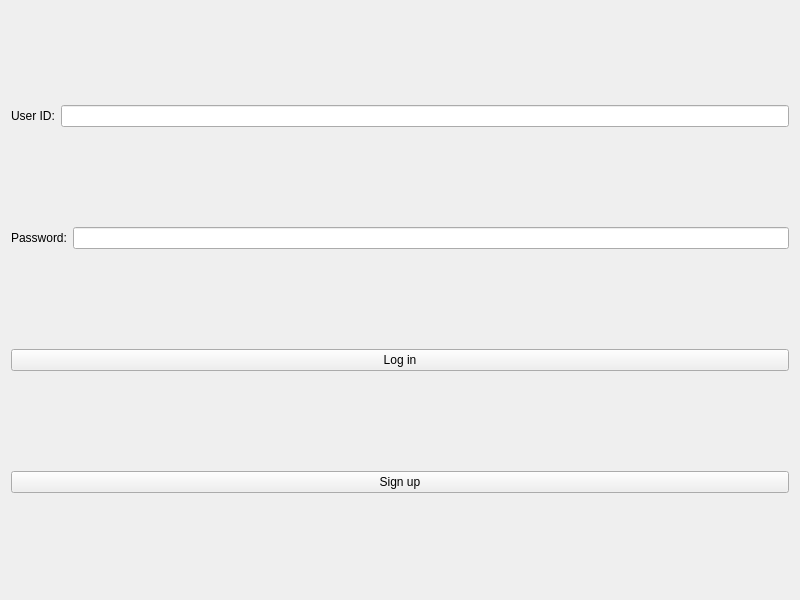
<?xml version="1.0" encoding="UTF-8"?>
<ui version="4.0">
 <class>Widget</class>
 <widget class="QWidget" name="Widget">
  <property name="geometry">
   <rect>
    <x>0</x>
    <y>0</y>
    <width>800</width>
    <height>600</height>
   </rect>
  </property>
  <property name="windowTitle">
   <string>Widget</string>
  </property>
  <layout class="QVBoxLayout" name="verticalLayout">
   <item>
    <layout class="QHBoxLayout" name="horizontalLayout">
     <item>
      <widget class="QLabel" name="label">
       <property name="text">
        <string>User ID:</string>
       </property>
      </widget>
     </item>
     <item>
      <widget class="QLineEdit" name="lineEdit"/>
     </item>
    </layout>
   </item>
   <item>
    <layout class="QHBoxLayout" name="horizontalLayout_2">
     <item>
      <widget class="QLabel" name="label_2">
       <property name="text">
        <string>Password:</string>
       </property>
      </widget>
     </item>
     <item>
      <widget class="QLineEdit" name="lineEdit_2"/>
     </item>
    </layout>
   </item>
   <item>
    <widget class="QPushButton" name="pushButton">
     <property name="text">
      <string>Log in</string>
     </property>
    </widget>
   </item>
   <item>
    <widget class="QPushButton" name="pushButton_2">
     <property name="text">
      <string>Sign up</string>
     </property>
    </widget>
   </item>
  </layout>
 </widget>
 <resources/>
 <connections/>
</ui>
